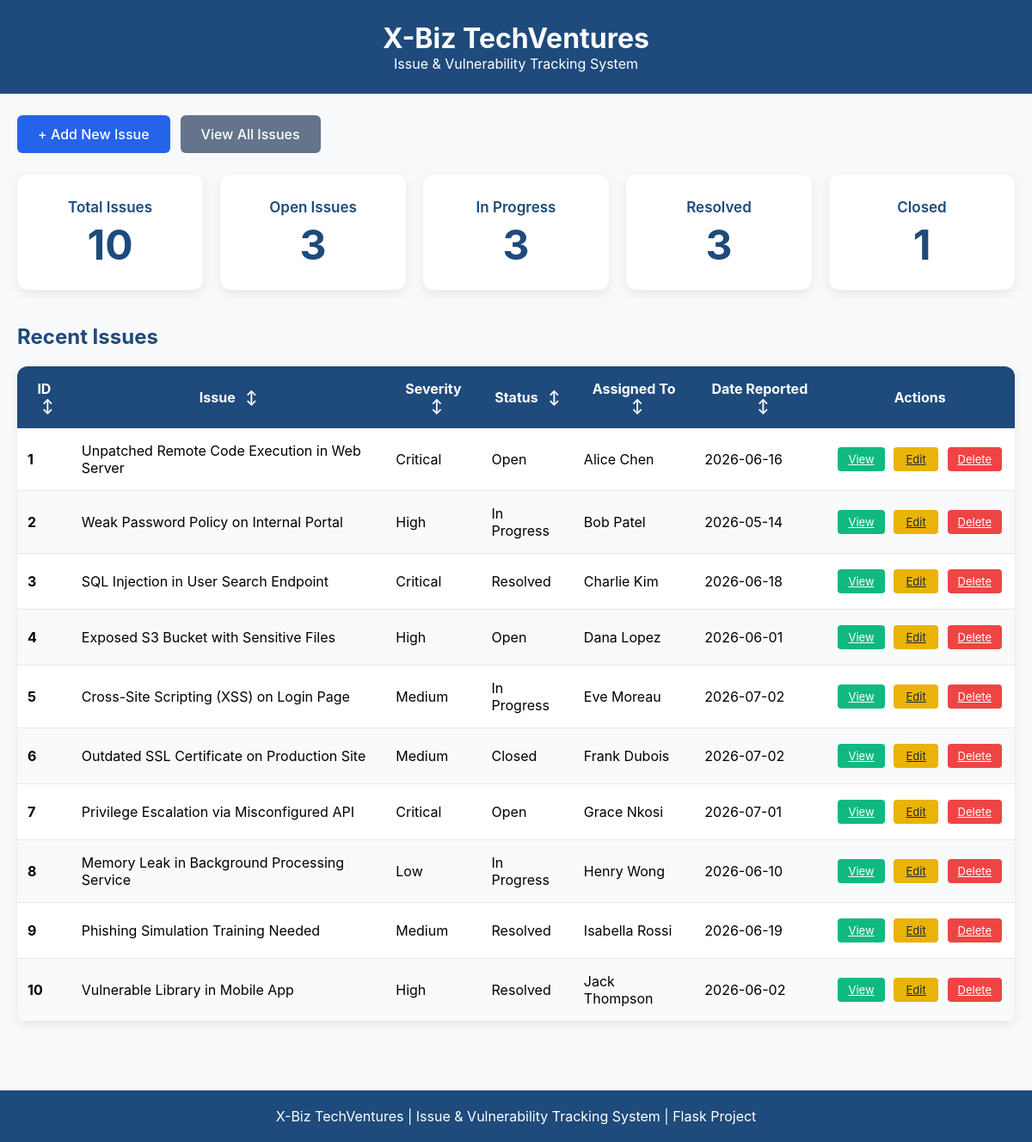
Before: / with the older database file.
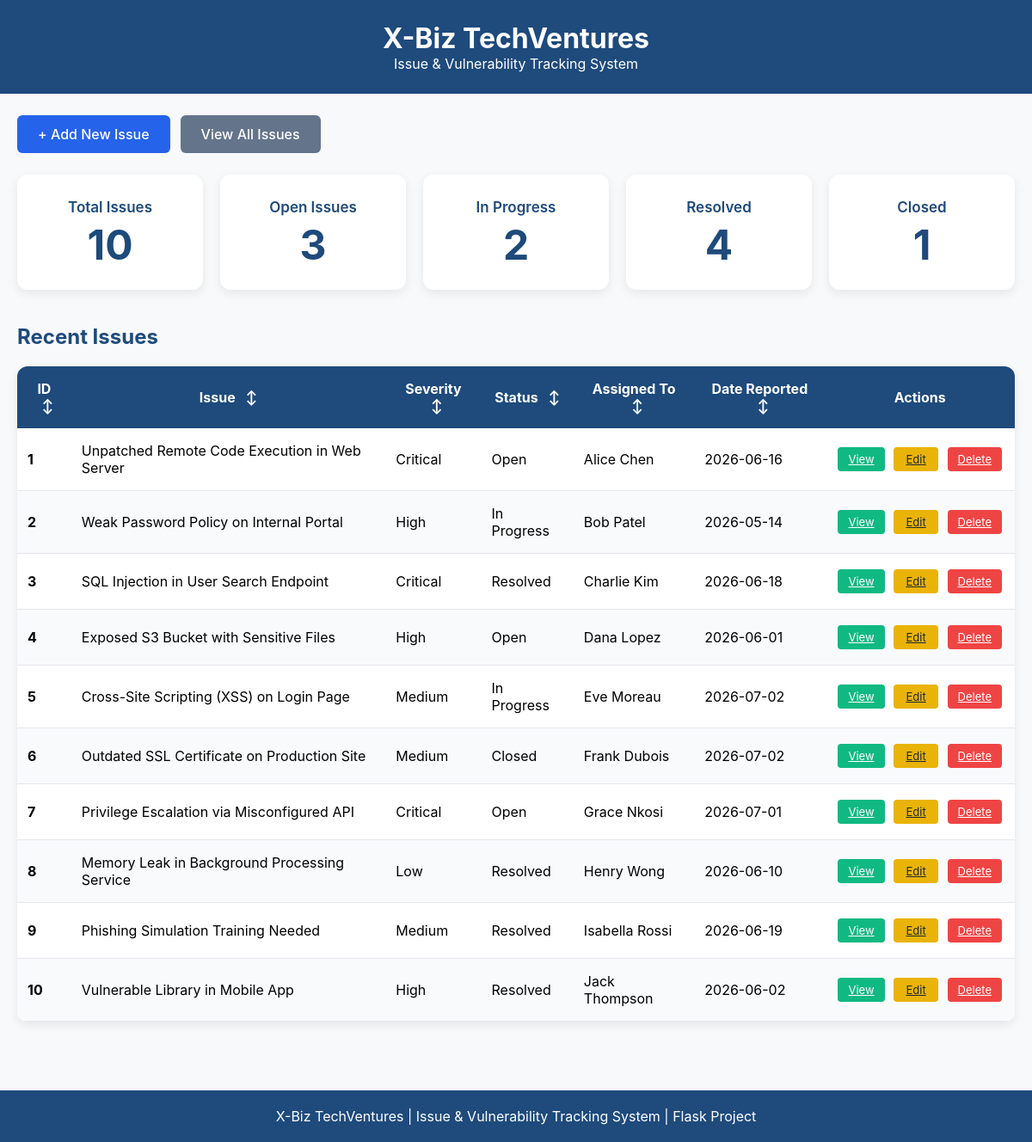
After: the same page with the newer database file.
### tables this page shows
CREATE TABLE issues(
            id INTEGER PRIMARY KEY AUTOINCREMENT,
            title TEXT NOT NULL,
            description TEXT NOT NULL,
            severity TEXT NOT NULL,
            status TEXT NOT NULL,
            assigned_to TEXT,
            date_reported DATE,
            cve TEXT,
            remediation TEXT,
            created_at TIMESTAMP DEFAULT CURRENT_TIMESTAMP,
            last_updated TIMESTAMP DEFAULT CURRENT_TIMESTAMP
        );

### app.py (the view)
@app.route("/")
def home():
    connection = sqlite3.connect("issues.db")
    connection.row_factory = sqlite3.Row
    cursor = connection.cursor()
    cursor.execute("SELECT * FROM issues ORDER BY id ASC")
    issues = cursor.fetchall()
    cursor.execute("SELECT COUNT(*) FROM issues")
    total_issues = cursor.fetchone()[0]
    cursor.execute("SELECT COUNT(*) FROM issues WHERE status='Open'")
    open_issues = cursor.fetchone()[0]
    cursor.execute("SELECT COUNT(*) FROM issues WHERE status='In Progress'")
    in_progress_issues = cursor.fetchone()[0]
    cursor.execute("SELECT COUNT(*) FROM issues WHERE status='Resolved'")
    resolved_issues = cursor.fetchone()[0]
    cursor.execute("SELECT COUNT(*) FROM issues WHERE status='Closed'")
    closed_issues = cursor.fetchone()[0]
    connection.close()
    return render_template(
        "home.html",
        issues=issues,
        total_issues=total_issues,
        open_issues=open_issues,
        in_progress_issues=in_progress_issues,
        resolved_issues=resolved_issues,
        closed_issues=closed_issues
    )

### templates/home.html (shortened to what this page needs)
<!DOCTYPE html>
<html lang="en">
<head>
</head>
<body>
<header>
    <h1>X-Biz TechVentures</h1>
    <p class="subtitle">Issue &amp; Vulnerability Tracking System</p>
</header>
<div class="nav-buttons">
    <a href="/add_issue" class="btn btn-primary">+ Add New Issue</a>
    <a href="/issues" class="btn btn-secondary">View All Issues</a>
</div>
<div class="container">
    <div class="stats">
        <div class="card">
            <h3>Total Issues</h3>
            <p>{{ total_issues }}</p>
        </div>
        <div class="card">
            <h3>Open Issues</h3>
            <p>{{ open_issues }}</p>
        </div>
        <div class="card">
            <h3>In Progress</h3>
            <p>{{ in_progress_issues }}</p>
        </div>
        <div class="card">
            <h3>Resolved</h3>
            <p>{{ resolved_issues }}</p>
        </div>
        <div class="card">
            <h3>Closed</h3>
            <p>{{ closed_issues }}</p>
        </div>
    </div>
    <h2>Recent Issues</h2>
    <table id="recentTable">
        <thead>
            <tr>
                <th onclick="sortTable(0, 'recentTable')">ID <span class="arrow" id="arrow0">↕</span></th>
                <th onclick="sortTable(1, 'recentTable')">Issue <span class="arrow" id="arrow1">↕</span></th>
                <th onclick="sortTable(2, 'recentTable')">Severity <span class="arrow" id="arrow2">↕</span></th>
                <th onclick="sortTable(3, 'recentTable')">Status <span class="arrow" id="arrow3">↕</span></th>
                <th onclick="sortTable(4, 'recentTable')">Assigned To <span class="arrow" id="arrow4">↕</span></th>
                <th onclick="sortTable(5, 'recentTable')">Date Reported <span class="arrow" id="arrow5">↕</span></th>
                <th class="center">Actions</th>
            </tr>
        </thead>
        <tbody>
            {% for issue in issues %}
            <tr>
                <td><strong>{{ issue.id }}</strong></td>
                <td>{{ issue.title }}</td>
                <td>{{ issue.severity }}</td>
                <td>{{ issue.status }}</td>
                <td>{{ issue.assigned_to or 'N/A' }}</td>
                <td>{{ issue.date_reported or 'N/A' }}</td>
                <td class="actions-cell">
                    <a href="/view_issue/{{ issue.id }}" class="btn-small btn-view">View</a>
                    <a href="/edit_issue/{{ issue.id }}" class="btn-small btn-edit">Edit</a>
                    <a href="/delete_issue/{{ issue.id }}" class="btn-small btn-delete" onclick="return confirm('Delete this issue?');">Delete</a>
                </td>
            </tr>
            {% endfor %}
        </tbody>
    </table>
</div>
<footer>
    X-Biz TechVentures | Issue &amp; Vulnerability Tracking System | Flask Project
</footer>
</body>
</html>

Changed rows visible on the page:
changed issues "Memory Leak in Background Processing Service": status "In Progress" → "Resolved"
Other visible differences:
{{ in_progress_issues }}: "3" → "2"
{{ resolved_issues }}: "3" → "4"
